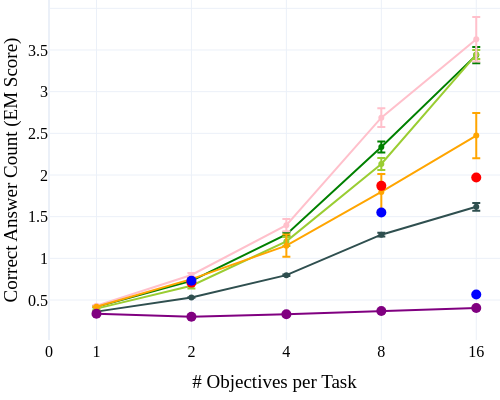

Here is the notebook cell this chart was saved with:
### Code cell
# Second plot - Line chart for exact match scores
fig2 = go.Figure()
OBJS_TO_X = {1: 1, 2: 3, 4: 5, 8: 7, 16: 9}

# ABBEL Zero-Shot EM
fig2.add_trace(go.Scatter(
    x=[OBJS_TO_X[o] for o in ALL_NUM_OBJS],
    y=[np.mean(s) for s in zscores],
    error_y=dict(type='data', array=[np.std(s)/np.sqrt(len(s)) for s in zscores]),
    mode='markers+lines',
    name='ABBEL Zero-Shot',
    marker_color='darkslategray',
    marker_symbol='circle'
))

# ABBEL EM
seeds_obj_result = []
for seed in ascores_seeds:
    seeds_obj_result.append([np.mean(obj) for obj in seed])
seeds_obj_result = np.vstack(seeds_obj_result)
fig2.add_trace(go.Scatter(
    x=[OBJS_TO_X[o] for o in ALL_NUM_OBJS],
    y=np.mean(seeds_obj_result,axis=0),
    error_y=dict(type='data', array=np.std(seeds_obj_result,axis=0)/np.sqrt(len(seeds_obj_result))),
    mode='markers+lines',
    name='ABBEL',
    marker_color='green',
    marker_symbol='circle'
))

# ABBEL penalty EM
seeds_obj_result = []
for seed in apen01scores_seeds:
    seeds_obj_result.append([np.mean(obj) for obj in seed])
seeds_obj_result = np.vstack(seeds_obj_result)
fig2.add_trace(go.Scatter(
    x=[OBJS_TO_X[o] for o in ALL_NUM_OBJS],
    y=np.mean(seeds_obj_result,axis=0),
    error_y=dict(type='data', array=np.std(seeds_obj_result,axis=0)/np.sqrt(len(seeds_obj_result))),
    mode='markers+lines',
    name='ABBEL (Length Penalty 0.01)',
    marker_color='yellowgreen',
    marker_symbol='circle'
))

# Vanilla EM
seeds_obj_result = []
for seed in vscores_seeds:
    seeds_obj_result.append([np.mean(obj) for obj in seed])
seeds_obj_result = np.vstack(seeds_obj_result)
fig2.add_trace(go.Scatter(
    x=[OBJS_TO_X[o] for o in ALL_NUM_OBJS],
    y=np.mean(seeds_obj_result,axis=0),
    error_y=dict(type='data', array=np.std(seeds_obj_result,axis=0)/np.sqrt(len(seeds_obj_result))),
    mode='markers+lines',
    name='Vanilla',
    marker_color='pink',
    marker_symbol='circle'
))

seeds_obj_result = []
for seed in mscores_seeds:
    seeds_obj_result.append([np.mean(obj) for obj in seed])
seeds_obj_result = np.vstack(seeds_obj_result)
# MEM1 (Instruct) EM
fig2.add_trace(go.Scatter(
    x=[OBJS_TO_X[o] for o in ALL_NUM_OBJS],
    y=np.mean(seeds_obj_result,axis=0),
    error_y=dict(type='data', array=np.std(seeds_obj_result,axis=0)/np.sqrt(len(seeds_obj_result))),
    mode='markers+lines',
    name='MEM1 (Instruct)',
    marker_color='orange',
    marker_symbol='circle'
))


# Qwen 7B vanilla zero-shot
fig2.add_trace(go.Scatter(
    x=[OBJS_TO_X[o] for o in ALL_NUM_OBJS],
    y=[np.mean(s) for s in zvscores],
    mode='markers+lines',
    name='Qwen2.5-7B-Instruct',
    marker_color='purple',
    marker_symbol='circle',
    marker_size=10
))

# MEM1 (Reported) EM
fig2.add_trace(go.Scatter(
    x=[OBJS_TO_X[o] for o in REPORTED_OBJS],
    y=[0.709,1.87,1.97],
    mode='markers',
    name='MEM1',
    marker_color='red',
    marker_symbol='circle',
    marker_size=10
))

# Qwen 14B
fig2.add_trace(go.Scatter(
    x=[OBJS_TO_X[o] for o in REPORTED_OBJS],
    y=[0.732,1.55,0.567],
    mode='markers',
    name='Qwen2.5-14B-Instruct',
    marker_color='blue',
    marker_symbol='circle',
    marker_size=10
))


fig2.update_layout(
    template='plotly_white',
    font=dict(family='Times New Roman', size=16, color='black'),
    xaxis_title='# Objectives per Task',
    yaxis_title='Correct Answer Count (EM Score)',
    width=500,
    height=400,
    showlegend=False,
    xaxis=dict(tickvals=[0] + [OBJS_TO_X[o] for o in ALL_NUM_OBJS], ticktext=[0] + ALL_NUM_OBJS, range=[0, 9.5]),
    margin=dict(l=0, r=0, t=0, b=60)
)

fig2.show()
fig2.write_image("notebooks/figures/QA_scores_fulleval_seeds.pdf", width=500, height=400)

### Figure 1 — Plotly figure (JSON) as saved in the notebook; plotly's stock layout.template omitted (floating-point values rounded to 4 significant figures)
{"data": [{"error_y": {"array": [0.002137, 0.004245, 0.0092, 0.02183, 0.04669], "type": "data"}, "marker": {"color": "darkslategray", "symbol": "circle"}, "mode": "markers+lines", "name": "ABBEL Zero-Shot", "type": "scatter", "x": [1, 3, 5, 7, 9], "y": [0.3608, 0.53, 0.7985, 1.284, 1.618]}, {"error_y": {"array": [0.005495, 0.00931, 0.02367, 0.06476, 0.09885], "type": "data"}, "marker": {"color": "green", "symbol": "circle"}, "mode": "markers+lines", "name": "ABBEL", "type": "scatter", "x": [1, 3, 5, 7, 9], "y": [0.4201, 0.7297, 1.287, 2.336, 3.439]}, {"error_y": {"array": [0.01587, 0.03394, 0.05378, 0.07214, 0.05412], "type": "data"}, "marker": {"color": "yellowgreen", "symbol": "circle"}, "mode": "markers+lines", "name": "ABBEL (Length Penalty 0.01)", "type": "scatter", "x": [1, 3, 5, 7, 9], "y": [0.3971, 0.6719, 1.203, 2.133, 3.445]}, {"error_y": {"array": [0.008147, 0.02475, 0.07349, 0.1128, 0.2674], "type": "data"}, "marker": {"color": "pink", "symbol": "circle"}, "mode": "markers+lines", "name": "Vanilla", "type": "scatter", "x": [1, 3, 5, 7, 9], "y": [0.4318, 0.8009, 1.398, 2.688, 3.628]}, {"error_y": {"array": [0.00317, 0.006461, 0.1336, 0.2157, 0.272], "type": "data"}, "marker": {"color": "orange", "symbol": "circle"}, "mode": "markers+lines", "name": "MEM1 (Instruct)", "type": "scatter", "x": [1, 3, 5, 7, 9], "y": [0.419, 0.7506, 1.152, 1.797, 2.473]}, {"marker": {"color": "purple", "size": 10, "symbol": "circle"}, "mode": "markers+lines", "name": "Qwen2.5-7B-Instruct", "type": "scatter", "x": [1, 3, 5, 7, 9], "y": [0.3357, 0.2993, 0.3285, 0.3689, 0.4041]}, {"marker": {"color": "red", "size": 10, "symbol": "circle"}, "mode": "markers", "name": "MEM1", "type": "scatter", "x": [3, 7, 9], "y": [0.709, 1.87, 1.97]}, {"marker": {"color": "blue", "size": 10, "symbol": "circle"}, "mode": "markers", "name": "Qwen2.5-14B-Instruct", "type": "scatter", "x": [3, 7, 9], "y": [0.732, 1.55, 0.567]}], "layout": {"font": {"color": "black", "family": "Times New Roman", "size": 16}, "height": 400, "margin": {"b": 60, "l": 0, "r": 0, "t": 0}, "showlegend": false, "width": 500, "xaxis": {"range": [0, 9.5], "ticktext": [0, 1, 2, 4, 8, 16], "tickvals": [0, 1, 3, 5, 7, 9], "title": {"text": "# Objectives per Task"}}, "yaxis": {"title": {"text": "Correct Answer Count (EM Score)"}}}}
